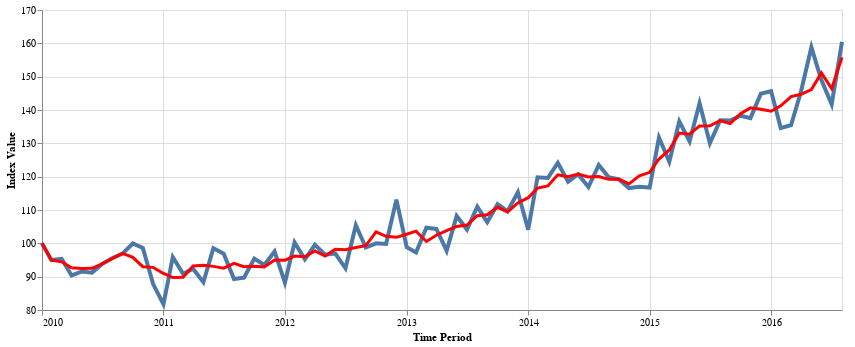

The notebook cell this image was saved under:
### Code cell
plot_index(rt_3, smooth=True)

### Figure 1 — Vega-Lite specification as saved in the notebook (floating-point values rounded to 4 significant figures)
{"$schema": "https://vega.github.io/schema/vega-lite/v5.20.1.json", "config": {"view": {"continuousHeight": 300, "continuousWidth": 300}}, "datasets": {"data-64d01b981c51f6d3b6c0264213522b87": [{"imp": 0, "x": "2010-01-31T00:00:00", "y": 100}, {"imp": 0, "x": "2010-02-28T00:00:00", "y": 94.97}, {"imp": 0, "x": "2010-03-31T00:00:00", "y": 94.45}, {"imp": 0, "x": "2010-04-30T00:00:00", "y": 92.69}, {"imp": 0, "x": "2010-05-31T00:00:00", "y": 92.47}, {"imp": 0, "x": "2010-06-30T00:00:00", "y": 92.51}, {"imp": 0, "x": "2010-07-31T00:00:00", "y": 93.82}, {"imp": 0, "x": "2010-08-31T00:00:00", "y": 95.5}, {"imp": 0, "x": "2010-09-30T00:00:00", "y": 96.99}, {"imp": 0, "x": "2010-10-31T00:00:00", "y": 95.77}, {"imp": 0, "x": "2010-11-30T00:00:00", "y": 93.0}, {"imp": 0, "x": "2010-12-31T00:00:00", "y": 92.8}, {"imp": 0, "x": "2011-01-31T00:00:00", "y": 90.97}, {"imp": 0, "x": "2011-02-28T00:00:00", "y": 89.72}, {"imp": 0, "x": "2011-03-31T00:00:00", "y": 89.83}, {"imp": 0, "x": "2011-04-30T00:00:00", "y": 93.2}, {"imp": 0, "x": "2011-05-31T00:00:00", "y": 93.4}, {"imp": 0, "x": "2011-06-30T00:00:00", "y": 93.09}, {"imp": 0, "x": "2011-07-31T00:00:00", "y": 92.55}, {"imp": 0, "x": "2011-08-31T00:00:00", "y": 93.98}, {"imp": 0, "x": "2011-09-30T00:00:00", "y": 92.97}, {"imp": 0, "x": "2011-10-31T00:00:00", "y": 93.11}, {"imp": 0, "x": "2011-11-30T00:00:00", "y": 92.89}, {"imp": 0, "x": "2011-12-31T00:00:00", "y": 95.0}, {"imp": 0, "x": "2012-01-31T00:00:00", "y": 94.95}, {"imp": 0, "x": "2012-02-29T00:00:00", "y": 96.17}, {"imp": 0, "x": "2012-03-31T00:00:00", "y": 95.97}, {"imp": 0, "x": "2012-04-30T00:00:00", "y": 97.73}, {"imp": 0, "x": "2012-05-31T00:00:00", "y": 96.17}, {"imp": 0, "x": "2012-06-30T00:00:00", "y": 98.22}, {"imp": 0, "x": "2012-07-31T00:00:00", "y": 98.05}, {"imp": 0, "x": "2012-08-31T00:00:00", "y": 98.74}, {"imp": 0, "x": "2012-09-30T00:00:00", "y": 99.3}, {"imp": 0, "x": "2012-10-31T00:00:00", "y": 103.4}, {"imp": 0, "x": "2012-11-30T00:00:00", "y": 102.1}, {"imp": 0, "x": "2012-12-31T00:00:00", "y": 101.8}, {"imp": 0, "x": "2013-01-31T00:00:00", "y": 102.7}, {"imp": 0, "x": "2013-02-28T00:00:00", "y": 103.6}, {"imp": 0, "x": "2013-03-31T00:00:00", "y": 100.6}, {"imp": 0, "x": "2013-04-30T00:00:00", "y": 102.4}, {"imp": 0, "x": "2013-05-31T00:00:00", "y": 103.8}, {"imp": 0, "x": "2013-06-30T00:00:00", "y": 105.1}, {"imp": 0, "x": "2013-07-31T00:00:00", "y": 105.5}, {"imp": 0, "x": "2013-08-31T00:00:00", "y": 108.3}, {"imp": 0, "x": "2013-09-30T00:00:00", "y": 108.6}, {"imp": 0, "x": "2013-10-31T00:00:00", "y": 110.8}, {"imp": 0, "x": "2013-11-30T00:00:00", "y": 109.4}, {"imp": 0, "x": "2013-12-31T00:00:00", "y": 112.1}, {"imp": 0, "x": "2014-01-31T00:00:00", "y": 113.7}, {"imp": 0, "x": "2014-02-28T00:00:00", "y": 116.6}, {"imp": 0, "x": "2014-03-31T00:00:00", "y": 117.2}, {"imp": 0, "x": "2014-04-30T00:00:00", "y": 120.6}, {"imp": 0, "x": "2014-05-31T00:00:00", "y": 120.0}, {"imp": 0, "x": "2014-06-30T00:00:00", "y": 120.8}, {"imp": 0, "x": "2014-07-31T00:00:00", "y": 119.9}, {"imp": 0, "x": "2014-08-31T00:00:00", "y": 120.0}, {"imp": 0, "x": "2014-09-30T00:00:00", "y": 119.2}, {"imp": 0, "x": "2014-10-31T00:00:00", "y": 119.2}, {"imp": 0, "x": "2014-11-30T00:00:00", "y": 117.9}, {"imp": 0, "x": "2014-12-31T00:00:00", "y": 120.2}, {"imp": 0, "x": "2015-01-31T00:00:00", "y": 121.3}, {"imp": 0, "x": "2015-02-28T00:00:00", "y": 125.3}, {"imp": 0, "x": "2015-03-31T00:00:00", "y": 128.0}, {"imp": 0, "x": "2015-04-30T00:00:00", "y": 133.1}, {"imp": 0, "x": "2015-05-31T00:00:00", "y": 132.7}, {"imp": 0, "x": "2015-06-30T00:00:00", "y": 135.2}, {"imp": 0, "x": "2015-07-31T00:00:00", "y": 135.3}, {"imp": 0, "x": "2015-08-31T00:00:00", "y": 136.8}, {"imp": 0, "x": "2015-09-30T00:00:00", "y": 135.9}, {"imp": 0, "x": "2015-10-31T00:00:00", "y": 138.9}, {"imp": 0, "x": "2015-11-30T00:00:00", "y": 140.6}, {"imp": 0, "x": "2015-12-31T00:00:00", "y": 140.2}, {"imp": 0, "x": "2016-01-31T00:00:00", "y": 139.6}, {"imp": 0, "x": "2016-02-29T00:00:00", "y": 141.2}, {"imp": 0, "x": "2016-03-31T00:00:00", "y": 144.0}, {"imp": 0, "x": "2016-04-30T00:00:00", "y": 144.7}, {"imp": 0, "x": "2016-05-31T00:00:00", "y": 146.1}, {"imp": 0, "x": "2016-06-30T00:00:00", "y": 151.1}, {"imp": 0, "x": "2016-07-31T00:00:00", "y": 146.4}, {"imp": 0, "x": "2016-08-31T00:00:00", "y": 155.8}], "data-71d8ada26c8679e1cc248a6e80580f6a": [{"x": "2010-01-31T00:00:00", "y": 100}, {"x": "2010-02-28T00:00:00", "y": 94.97}, {"x": "2010-03-31T00:00:00", "y": 95.36}, {"x": "2010-04-30T00:00:00", "y": 90.37}, {"x": "2010-05-31T00:00:00", "y": 91.55}, {"x": "2010-06-30T00:00:00", "y": 91.21}, {"x": "2010-07-31T00:00:00", "y": 93.84}, {"x": "2010-08-31T00:00:00", "y": 95.59}, {"x": "2010-09-30T00:00:00", "y": 96.91}, {"x": "2010-10-31T00:00:00", "y": 99.95}, {"x": "2010-11-30T00:00:00", "y": 98.65}, {"x": "2010-12-31T00:00:00", "y": 87.77}, {"x": "2011-01-31T00:00:00", "y": 81.72}, {"x": "2011-02-28T00:00:00", "y": 95.88}, {"x": "2011-03-31T00:00:00", "y": 90.84}, {"x": "2011-04-30T00:00:00", "y": 92.38}, {"x": "2011-05-31T00:00:00", "y": 88.33}, {"x": "2011-06-30T00:00:00", "y": 98.55}, {"x": "2011-07-31T00:00:00", "y": 96.88}, {"x": "2011-08-31T00:00:00", "y": 89.3}, {"x": "2011-09-30T00:00:00", "y": 89.71}, {"x": "2011-10-31T00:00:00", "y": 95.45}, {"x": "2011-11-30T00:00:00", "y": 93.51}, {"x": "2011-12-31T00:00:00", "y": 97.57}, {"x": "2012-01-31T00:00:00", "y": 88.19}, {"x": "2012-02-29T00:00:00", "y": 100.3}, {"x": "2012-03-31T00:00:00", "y": 95.2}, {"x": "2012-04-30T00:00:00", "y": 99.58}, {"x": "2012-05-31T00:00:00", "y": 96.59}, {"x": "2012-06-30T00:00:00", "y": 96.97}, {"x": "2012-07-31T00:00:00", "y": 92.52}, {"x": "2012-08-31T00:00:00", "y": 105.4}, {"x": "2012-09-30T00:00:00", "y": 98.75}, {"x": "2012-10-31T00:00:00", "y": 100.0}, {"x": "2012-11-30T00:00:00", "y": 99.8}, {"x": "2012-12-31T00:00:00", "y": 113.1}, {"x": "2013-01-31T00:00:00", "y": 98.84}, {"x": "2013-02-28T00:00:00", "y": 97.26}, {"x": "2013-03-31T00:00:00", "y": 104.7}, {"x": "2013-04-30T00:00:00", "y": 104.3}, {"x": "2013-05-31T00:00:00", "y": 97.72}, {"x": "2013-06-30T00:00:00", "y": 108.2}, {"x": "2013-07-31T00:00:00", "y": 104.1}, {"x": "2013-08-31T00:00:00", "y": 111.0}, {"x": "2013-09-30T00:00:00", "y": 106.4}, {"x": "2013-10-31T00:00:00", "y": 111.7}, {"x": "2013-11-30T00:00:00", "y": 109.7}, {"x": "2013-12-31T00:00:00", "y": 115.3}, {"x": "2014-01-31T00:00:00", "y": 104.1}, {"x": "2014-02-28T00:00:00", "y": 119.8}, {"x": "2014-03-31T00:00:00", "y": 119.6}, {"x": "2014-04-30T00:00:00", "y": 124.1}, {"x": "2014-05-31T00:00:00", "y": 118.5}, {"x": "2014-06-30T00:00:00", "y": 120.7}, {"x": "2014-07-31T00:00:00", "y": 116.9}, {"x": "2014-08-31T00:00:00", "y": 123.5}, {"x": "2014-09-30T00:00:00", "y": 119.8}, {"x": "2014-10-31T00:00:00", "y": 119.2}, {"x": "2014-11-30T00:00:00", "y": 116.6}, {"x": "2014-12-31T00:00:00", "y": 117.0}, {"x": "2015-01-31T00:00:00", "y": 116.7}, {"x": "2015-02-28T00:00:00", "y": 131.7}, {"x": "2015-03-31T00:00:00", "y": 124.5}, {"x": "2015-04-30T00:00:00", "y": 136.6}, {"x": "2015-05-31T00:00:00", "y": 130.6}, {"x": "2015-06-30T00:00:00", "y": 142.0}, {"x": "2015-07-31T00:00:00", "y": 130.0}, {"x": "2015-08-31T00:00:00", "y": 136.9}, {"x": "2015-09-30T00:00:00", "y": 136.8}, {"x": "2015-10-31T00:00:00", "y": 138.3}, {"x": "2015-11-30T00:00:00", "y": 137.6}, {"x": "2015-12-31T00:00:00", "y": 144.9}, {"x": "2016-01-31T00:00:00", "y": 145.7}, {"x": "2016-02-29T00:00:00", "y": 134.6}, {"x": "2016-03-31T00:00:00", "y": 135.5}, {"x": "2016-04-30T00:00:00", "y": 145.6}, {"x": "2016-05-31T00:00:00", "y": 158.8}, {"x": "2016-06-30T00:00:00", "y": 149.0}, {"x": "2016-07-31T00:00:00", "y": 141.7}, {"x": "2016-08-31T00:00:00", "y": 160.5}]}, "height": 300, "layer": [{"data": {"name": "data-71d8ada26c8679e1cc248a6e80580f6a"}, "encoding": {"tooltip": [{"field": "x", "title": "Time Period", "type": "temporal"}, {"field": "y", "format": ".3f", "title": "Index Value", "type": "quantitative"}], "x": {"axis": {"format": "%Y", "labelAngle": 0, "title": "Time Period", "values": ["2010-01-31T00:00:00.000000000", "2011-01-31T00:00:00.000000000", "2012-01-31T00:00:00.000000000", "2013-01-31T00:00:00.000000000", "2014-01-31T00:00:00.000000000", "2015-01-31T00:00:00.000000000", "2016-01-31T00:00:00.000000000"]}, "field": "x", "type": "temporal"}, "y": {"field": "y", "scale": {"zero": false}, "title": "Index Value", "type": "quantitative"}}, "mark": {"size": 4, "type": "line"}}, {"data": {"name": "data-64d01b981c51f6d3b6c0264213522b87"}, "encoding": {"tooltip": [{"field": "x", "title": "Time Period", "type": "temporal"}, {"field": "y", "format": ".3f", "title": "Index Value", "type": "quantitative"}, {"field": "imp", "title": "Imputed", "type": "nominal"}], "x": {"axis": {"format": "%Y", "labelAngle": 0, "title": "Time Period"}, "field": "x", "type": "temporal"}, "y": {"field": "y", "scale": {"zero": false}, "title": "Index Value", "type": "quantitative"}}, "mark": {"color": "red", "size": 3, "type": "line"}, "transform": [{"as": "imp", "calculate": "if(datum.imp == 1, 'True', 'False')"}]}], "width": 800}
